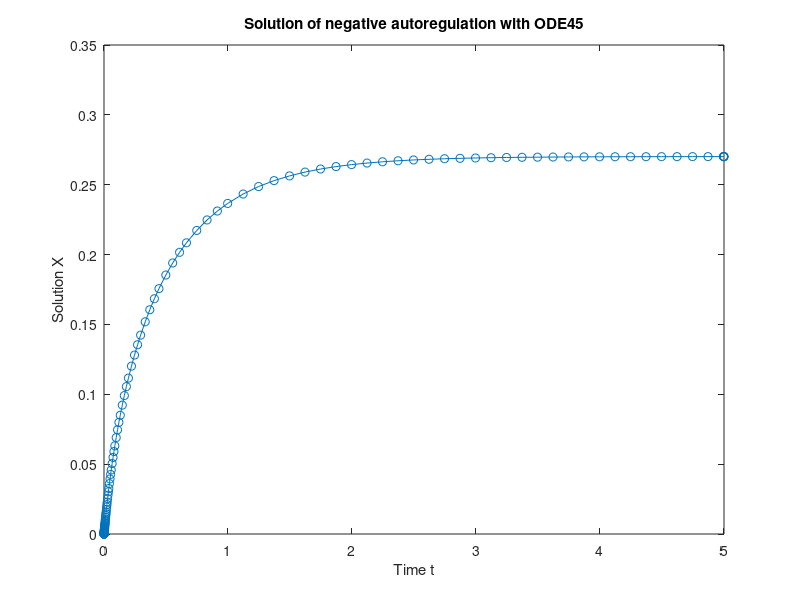

This figure's MATLAB source:
%% Negative autoregulation
% Negative autoregulation (NAR) is one of the simplest network motifs in
% E.coli. In NAR a transcription factor (TF) represses its own
% transcription. 

% Model class for NAR


% Definition of Parameters
n = 1;
K = 0.1;
a = 1;
b = 1;
tspan = [0 5];
X0=0;


% ODE NAR
[t,X] = ode45(@(t,X) b*(1/(1+(X/K)^n))-a*X, tspan, X0);
plot(t,X,'-o')
title('Solution of negative autoregulation with ODE45');
xlabel('Time t');
ylabel('Solution X');
